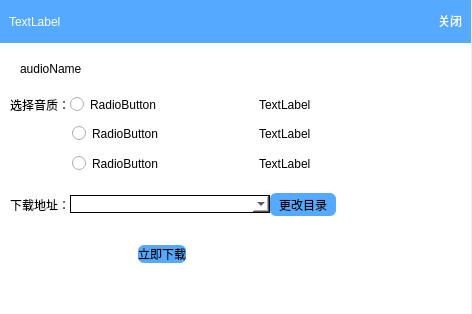
<?xml version="1.0" encoding="UTF-8"?>
<ui version="4.0">
 <class>DownloadForm</class>
 <widget class="QWidget" name="DownloadForm">
  <property name="geometry">
   <rect>
    <x>0</x>
    <y>0</y>
    <width>472</width>
    <height>314</height>
   </rect>
  </property>
  <property name="sizePolicy">
   <sizepolicy hsizetype="Fixed" vsizetype="Fixed">
    <horstretch>0</horstretch>
    <verstretch>0</verstretch>
   </sizepolicy>
  </property>
  <property name="windowTitle">
   <string>Form</string>
  </property>
  <property name="styleSheet">
   <string notr="true">border:none</string>
  </property>
  <layout class="QVBoxLayout" name="verticalLayout_4" stretch="1,6">
   <property name="spacing">
    <number>0</number>
   </property>
   <property name="leftMargin">
    <number>0</number>
   </property>
   <property name="topMargin">
    <number>0</number>
   </property>
   <property name="rightMargin">
    <number>0</number>
   </property>
   <property name="bottomMargin">
    <number>0</number>
   </property>
   <item>
    <widget class="QFrame" name="frame">
     <property name="sizePolicy">
      <sizepolicy hsizetype="Fixed" vsizetype="Fixed">
       <horstretch>0</horstretch>
       <verstretch>0</verstretch>
      </sizepolicy>
     </property>
     <property name="minimumSize">
      <size>
       <width>471</width>
       <height>43</height>
      </size>
     </property>
     <property name="styleSheet">
      <string notr="true">background-color: rgb(85, 170, 255);</string>
     </property>
     <property name="frameShape">
      <enum>QFrame::StyledPanel</enum>
     </property>
     <property name="frameShadow">
      <enum>QFrame::Raised</enum>
     </property>
     <layout class="QHBoxLayout" name="horizontalLayout">
      <item>
       <widget class="QLabel" name="lbl_title">
        <property name="styleSheet">
         <string notr="true">color: rgb(255, 255, 255);</string>
        </property>
        <property name="text">
         <string>TextLabel</string>
        </property>
       </widget>
      </item>
      <item>
       <spacer name="horizontalSpacer_4">
        <property name="orientation">
         <enum>Qt::Horizontal</enum>
        </property>
        <property name="sizeHint" stdset="0">
         <size>
          <width>307</width>
          <height>20</height>
         </size>
        </property>
       </spacer>
      </item>
      <item>
       <widget class="QPushButton" name="btn_close">
        <property name="autoFillBackground">
         <bool>false</bool>
        </property>
        <property name="styleSheet">
         <string notr="true">color: rgb(255, 255, 255);
border:none</string>
        </property>
        <property name="text">
         <string>关闭</string>
        </property>
        <property name="autoDefault">
         <bool>false</bool>
        </property>
        <property name="flat">
         <bool>true</bool>
        </property>
       </widget>
      </item>
     </layout>
    </widget>
   </item>
   <item>
    <widget class="QStackedWidget" name="stackedWidget">
     <property name="sizePolicy">
      <sizepolicy hsizetype="Fixed" vsizetype="Fixed">
       <horstretch>0</horstretch>
       <verstretch>0</verstretch>
      </sizepolicy>
     </property>
     <property name="currentIndex">
      <number>0</number>
     </property>
     <widget class="QWidget" name="page_down">
      <layout class="QVBoxLayout" name="verticalLayout">
       <property name="spacing">
        <number>0</number>
       </property>
       <property name="leftMargin">
        <number>0</number>
       </property>
       <property name="topMargin">
        <number>0</number>
       </property>
       <property name="rightMargin">
        <number>0</number>
       </property>
       <property name="bottomMargin">
        <number>0</number>
       </property>
       <item>
        <widget class="QFrame" name="frame_downInfo">
         <property name="minimumSize">
          <size>
           <width>471</width>
           <height>261</height>
          </size>
         </property>
         <property name="styleSheet">
          <string notr="true">border-color: rgb(255, 255, 255);
background-color: rgb(255, 255, 255);</string>
         </property>
         <property name="frameShape">
          <enum>QFrame::NoFrame</enum>
         </property>
         <property name="frameShadow">
          <enum>QFrame::Raised</enum>
         </property>
         <widget class="QLabel" name="lbl_audioName">
          <property name="geometry">
           <rect>
            <x>20</x>
            <y>10</y>
            <width>141</width>
            <height>31</height>
           </rect>
          </property>
          <property name="styleSheet">
           <string notr="true">color: rgb(0, 0, 0);
font: 75 12pt &quot;微软雅黑&quot;;</string>
          </property>
          <property name="text">
           <string>audioName</string>
          </property>
          <property name="scaledContents">
           <bool>true</bool>
          </property>
         </widget>
         <widget class="QWidget" name="">
          <property name="geometry">
           <rect>
            <x>10</x>
            <y>150</y>
            <width>326</width>
            <height>23</height>
           </rect>
          </property>
          <layout class="QHBoxLayout" name="horizontalLayout_3" stretch="0,0,0">
           <property name="spacing">
            <number>0</number>
           </property>
           <item>
            <widget class="QLabel" name="lbl_downAddress">
             <property name="maximumSize">
              <size>
               <width>60</width>
               <height>16777215</height>
              </size>
             </property>
             <property name="text">
              <string>下载地址：</string>
             </property>
            </widget>
           </item>
           <item>
            <widget class="QComboBox" name="cmb_dir">
             <property name="minimumSize">
              <size>
               <width>200</width>
               <height>0</height>
              </size>
             </property>
             <property name="cursor">
              <cursorShape>ArrowCursor</cursorShape>
             </property>
             <property name="styleSheet">
              <string notr="true">border:1px solid;
</string>
             </property>
             <property name="currentText">
              <string/>
             </property>
             <property name="currentIndex">
              <number>-1</number>
             </property>
             <property name="sizeAdjustPolicy">
              <enum>QComboBox::AdjustToContentsOnFirstShow</enum>
             </property>
             <property name="frame">
              <bool>true</bool>
             </property>
            </widget>
           </item>
           <item>
            <widget class="QPushButton" name="btn_alterDir">
             <property name="sizePolicy">
              <sizepolicy hsizetype="Minimum" vsizetype="Preferred">
               <horstretch>0</horstretch>
               <verstretch>0</verstretch>
              </sizepolicy>
             </property>
             <property name="styleSheet">
              <string notr="true">border-radius: 6px;
color: rgb(0, 0, 0);
background-color: rgb(85, 170, 255);
font: 75 12pt &quot;微软雅黑&quot;;</string>
             </property>
             <property name="text">
              <string>更改目录</string>
             </property>
            </widget>
           </item>
          </layout>
         </widget>
         <widget class="QWidget" name="">
          <property name="geometry">
           <rect>
            <x>10</x>
            <y>50</y>
            <width>301</width>
            <height>82</height>
           </rect>
          </property>
          <layout class="QVBoxLayout" name="verticalLayout_5">
           <item>
            <layout class="QHBoxLayout" name="horizontalLayout_4">
             <property name="spacing">
              <number>0</number>
             </property>
             <item>
              <widget class="QLabel" name="lbl_quality">
               <property name="text">
                <string>选择音质：</string>
               </property>
              </widget>
             </item>
             <item>
              <layout class="QHBoxLayout" name="horizontalLayout_normal">
               <property name="spacing">
                <number>0</number>
               </property>
               <item>
                <widget class="QRadioButton" name="radioBtn_NQ">
                 <property name="text">
                  <string>RadioButton</string>
                 </property>
                </widget>
               </item>
               <item>
                <spacer name="horizontalSpacer">
                 <property name="orientation">
                  <enum>Qt::Horizontal</enum>
                 </property>
                 <property name="sizeHint" stdset="0">
                  <size>
                   <width>60</width>
                   <height>20</height>
                  </size>
                 </property>
                </spacer>
               </item>
               <item>
                <widget class="QLabel" name="lbl_nRate">
                 <property name="text">
                  <string>TextLabel</string>
                 </property>
                 <property name="textInteractionFlags">
                  <set>Qt::NoTextInteraction</set>
                 </property>
                </widget>
               </item>
              </layout>
             </item>
            </layout>
           </item>
           <item>
            <layout class="QHBoxLayout" name="horizontalLayout_HQ">
             <property name="spacing">
              <number>0</number>
             </property>
             <item>
              <spacer name="horizontalSpacer_3">
               <property name="orientation">
                <enum>Qt::Horizontal</enum>
               </property>
               <property name="sizeHint" stdset="0">
                <size>
                 <width>60</width>
                 <height>20</height>
                </size>
               </property>
              </spacer>
             </item>
             <item>
              <widget class="QRadioButton" name="radioBtn_HQ">
               <property name="text">
                <string>RadioButton</string>
               </property>
              </widget>
             </item>
             <item>
              <spacer name="horizontalSpacer_2">
               <property name="orientation">
                <enum>Qt::Horizontal</enum>
               </property>
               <property name="sizeHint" stdset="0">
                <size>
                 <width>100</width>
                 <height>20</height>
                </size>
               </property>
              </spacer>
             </item>
             <item>
              <widget class="QLabel" name="lbl_hRate">
               <property name="text">
                <string>TextLabel</string>
               </property>
              </widget>
             </item>
            </layout>
           </item>
           <item>
            <layout class="QHBoxLayout" name="horizontalLayout_SQ">
             <property name="spacing">
              <number>0</number>
             </property>
             <item>
              <spacer name="horizontalSpacer_5">
               <property name="orientation">
                <enum>Qt::Horizontal</enum>
               </property>
               <property name="sizeHint" stdset="0">
                <size>
                 <width>60</width>
                 <height>20</height>
                </size>
               </property>
              </spacer>
             </item>
             <item>
              <widget class="QRadioButton" name="radioBtn_SQ">
               <property name="text">
                <string>RadioButton</string>
               </property>
               <property name="autoExclusive">
                <bool>false</bool>
               </property>
              </widget>
             </item>
             <item>
              <spacer name="horizontalSpacer_6">
               <property name="orientation">
                <enum>Qt::Horizontal</enum>
               </property>
               <property name="sizeHint" stdset="0">
                <size>
                 <width>100</width>
                 <height>20</height>
                </size>
               </property>
              </spacer>
             </item>
             <item>
              <widget class="QLabel" name="lbl_sRate">
               <property name="text">
                <string>TextLabel</string>
               </property>
              </widget>
             </item>
            </layout>
           </item>
          </layout>
         </widget>
         <widget class="QWidget" name="">
          <property name="geometry">
           <rect>
            <x>0</x>
            <y>200</y>
            <width>454</width>
            <height>23</height>
           </rect>
          </property>
          <layout class="QHBoxLayout" name="horizontalLayout_5">
           <property name="spacing">
            <number>0</number>
           </property>
           <item>
            <spacer name="horizontalSpacer_9">
             <property name="orientation">
              <enum>Qt::Horizontal</enum>
             </property>
             <property name="sizeHint" stdset="0">
              <size>
               <width>108</width>
               <height>20</height>
              </size>
             </property>
            </spacer>
           </item>
           <item>
            <widget class="QPushButton" name="btn_startDown">
             <property name="styleSheet">
              <string notr="true">color: rgb(0, 0, 0);
background-color: rgb(85, 170, 255);
border-radius: 6px;
font: 75 12pt &quot;微软雅黑&quot;;</string>
             </property>
             <property name="text">
              <string>立即下载</string>
             </property>
            </widget>
           </item>
           <item>
            <spacer name="horizontalSpacer_10">
             <property name="orientation">
              <enum>Qt::Horizontal</enum>
             </property>
             <property name="sizeHint" stdset="0">
              <size>
               <width>268</width>
               <height>20</height>
              </size>
             </property>
            </spacer>
           </item>
          </layout>
         </widget>
        </widget>
       </item>
      </layout>
     </widget>
     <widget class="QWidget" name="page_refuseDown">
      <layout class="QVBoxLayout" name="verticalLayout_3">
       <property name="spacing">
        <number>0</number>
       </property>
       <property name="leftMargin">
        <number>0</number>
       </property>
       <property name="topMargin">
        <number>0</number>
       </property>
       <property name="rightMargin">
        <number>0</number>
       </property>
       <property name="bottomMargin">
        <number>0</number>
       </property>
       <item>
        <widget class="QFrame" name="frame_noInfo">
         <property name="sizePolicy">
          <sizepolicy hsizetype="Fixed" vsizetype="Fixed">
           <horstretch>0</horstretch>
           <verstretch>0</verstretch>
          </sizepolicy>
         </property>
         <property name="minimumSize">
          <size>
           <width>471</width>
           <height>271</height>
          </size>
         </property>
         <property name="maximumSize">
          <size>
           <width>471</width>
           <height>271</height>
          </size>
         </property>
         <property name="styleSheet">
          <string notr="true">border-color: rgb(255, 255, 255);
background-color: rgb(255, 255, 255);</string>
         </property>
         <property name="frameShape">
          <enum>QFrame::NoFrame</enum>
         </property>
         <property name="frameShadow">
          <enum>QFrame::Raised</enum>
         </property>
         <layout class="QVBoxLayout" name="verticalLayout_2" stretch="1,2,1,3,1">
          <property name="spacing">
           <number>0</number>
          </property>
          <property name="leftMargin">
           <number>0</number>
          </property>
          <property name="topMargin">
           <number>0</number>
          </property>
          <property name="rightMargin">
           <number>0</number>
          </property>
          <property name="bottomMargin">
           <number>0</number>
          </property>
          <item>
           <spacer name="verticalSpacer_2">
            <property name="orientation">
             <enum>Qt::Vertical</enum>
            </property>
            <property name="sizeHint" stdset="0">
             <size>
              <width>20</width>
              <height>31</height>
             </size>
            </property>
           </spacer>
          </item>
          <item>
           <widget class="QLabel" name="label_fileName">
            <property name="text">
             <string>TextLabel</string>
            </property>
            <property name="scaledContents">
             <bool>true</bool>
            </property>
           </widget>
          </item>
          <item>
           <spacer name="verticalSpacer">
            <property name="orientation">
             <enum>Qt::Vertical</enum>
            </property>
            <property name="sizeHint" stdset="0">
             <size>
              <width>20</width>
              <height>31</height>
             </size>
            </property>
           </spacer>
          </item>
          <item>
           <layout class="QHBoxLayout" name="horizontalLayout_2" stretch="1,4,1">
            <property name="spacing">
             <number>0</number>
            </property>
            <item>
             <spacer name="horizontalSpacer_7">
              <property name="orientation">
               <enum>Qt::Horizontal</enum>
              </property>
              <property name="sizeHint" stdset="0">
               <size>
                <width>40</width>
                <height>20</height>
               </size>
              </property>
             </spacer>
            </item>
            <item>
             <widget class="QLabel" name="label">
              <property name="styleSheet">
               <string notr="true">font: 75 18pt &quot;微软雅黑&quot;;</string>
              </property>
              <property name="text">
               <string>因版权要求，该歌曲暂不支持下载！</string>
              </property>
              <property name="scaledContents">
               <bool>true</bool>
              </property>
              <property name="alignment">
               <set>Qt::AlignCenter</set>
              </property>
             </widget>
            </item>
            <item>
             <spacer name="horizontalSpacer_8">
              <property name="orientation">
               <enum>Qt::Horizontal</enum>
              </property>
              <property name="sizeHint" stdset="0">
               <size>
                <width>40</width>
                <height>20</height>
               </size>
              </property>
             </spacer>
            </item>
           </layout>
          </item>
          <item>
           <spacer name="verticalSpacer_3">
            <property name="orientation">
             <enum>Qt::Vertical</enum>
            </property>
            <property name="sizeHint" stdset="0">
             <size>
              <width>20</width>
              <height>31</height>
             </size>
            </property>
           </spacer>
          </item>
         </layout>
        </widget>
       </item>
      </layout>
     </widget>
    </widget>
   </item>
  </layout>
 </widget>
 <resources/>
 <connections/>
</ui>
